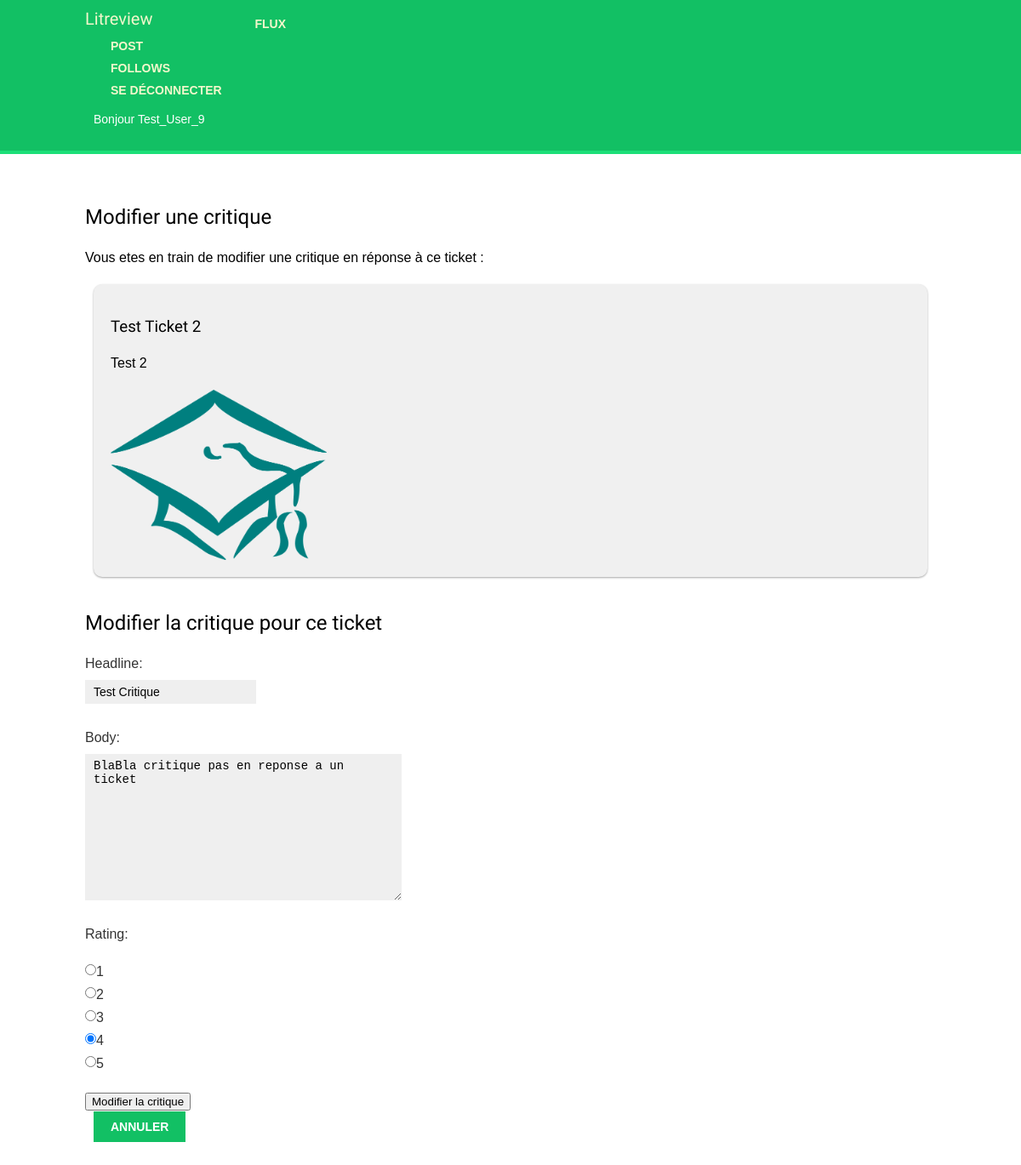
/litreview_app/update_review/4 (signed in), run on an earlier commit of the app's database.
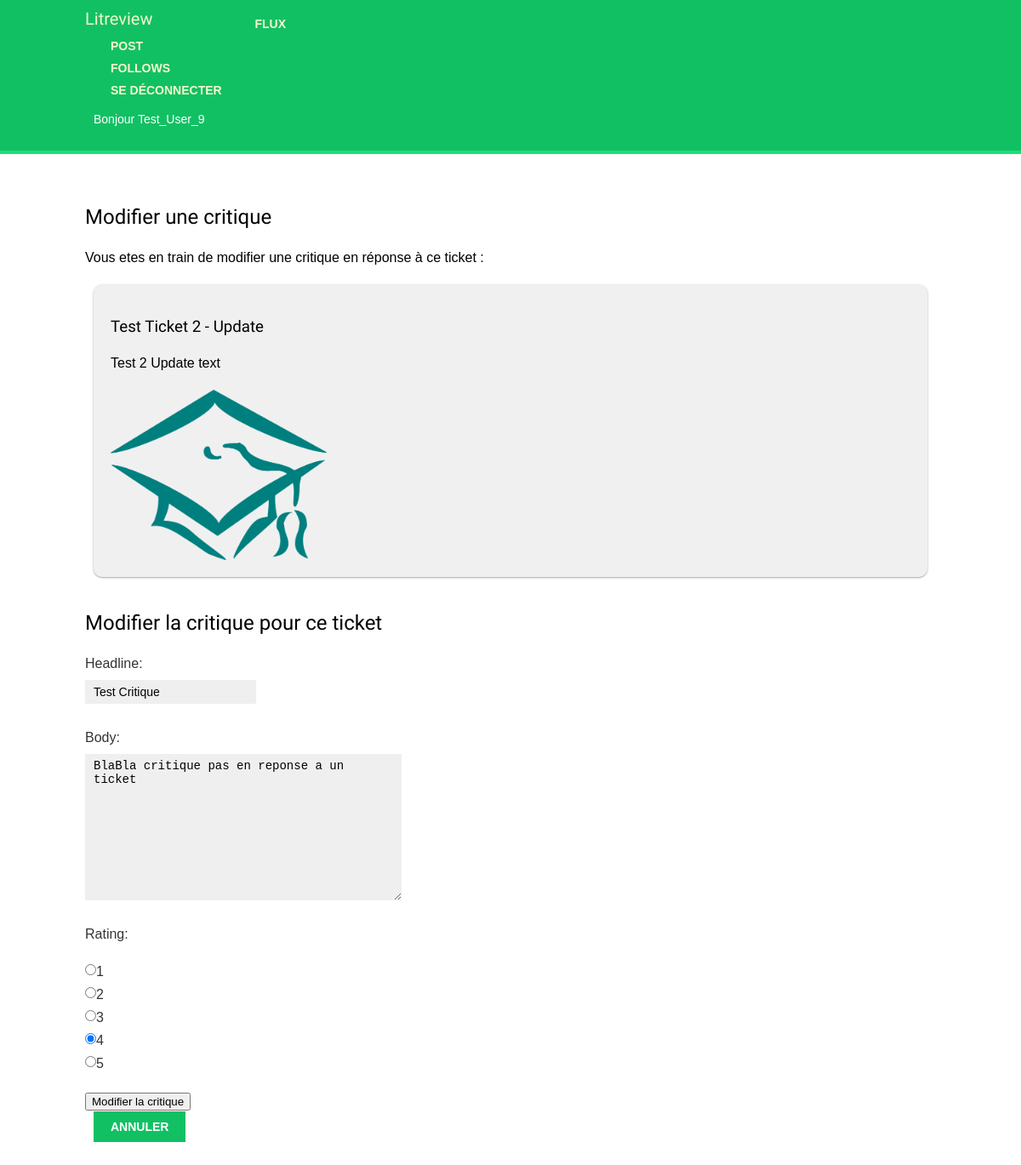
And on a later commit of the database.
### litreview_app/models.py (models this page shows)
class Ticket(models.Model):
    title = models.CharField(max_length=128)
    description = models.TextField(max_length=2048, blank=True)
    user = models.ForeignKey(settings.AUTH_USER_MODEL, on_delete=models.CASCADE)
    time_created = models.DateTimeField(auto_now_add=True)
    image = models.ImageField(null=True, blank=True, upload_to='tickets/') #Ajout du repertoire pour stocker les images

### litreview_app/views/review.py (the view)
# urls.py: path('update_review/<int:review_id>', views.update_review, name='update_review'),#Parametre1=url/Parametre2=nom fonction/Parametre3=nom template html
@login_required #Modification d'une critique en reponse a un ticket
def update_review(request, review_id):
    review = Review.objects.get(id=review_id)#Recuperation de la critique id pour ajout de critique
    ticket = review.ticket
    if request.method == 'POST':
        review_form = ReviewForm(request.POST, request.FILES, instance=review)
        if review_form.is_valid():
            new_review = review_form.save(commit=False)
            new_review.ticket = ticket  # Assuming your Review model has a foreign key to Ticket model
            new_review.user = request.user
            new_review.save()
            messages.success(request, 'Review updated successfully')
            return redirect('dashboard')
    else:
        review_form = ReviewForm(instance=review)
    context = {
        'review_form': review_form,
        'ticket': ticket
    }
    return render(request, 'litreview_app/update_review.html', context)

### litreview_app/forms.py
class ReviewForm(forms.ModelForm): #Formulaire de creation de Critique pas en reponse a un ticket (en cours)
    RATING_CHOICES = [(i, i) for i in range(1, 6)] #Affichage Radio Button
    rating = forms.ChoiceField(choices=RATING_CHOICES, widget=forms.RadioSelect)
    class Meta:
        model = Review
        fields = ('headline', 'body', 'rating',)

### litreview_app/templates/litreview_app/update_review.html (shortened to what this page needs)
{% extends "base.html" %}
{% load static %}
      {% block content %}
      <h2>Modifier une critique </h2>
        <p>Vous etes en train de modifier une critique en réponse à ce ticket :</P>
      <div class="ticket">
        <h3>{{ ticket.title }}</h3>
        <p>{{ ticket.description }}</p>
        {% if ticket.image %}
            <img src="{{ ticket.image.url }}" alt="{{ ticket.title }}" class="ticket-image">
        {% endif %}
    </div>
      <form method="post" enctype="multipart/form-data">
          <h2>Modifier la critique pour ce ticket</h2>
        {{ review_form.as_p }}
          <button type="submit">Modifier la critique</button>
    </form>
       <div class="menu-item px-5">
        <a href="{% url 'dashboard' %}" class="button">Annuler</a>
      </div>
      {% endblock %}

What changed in the data, as far as the page shows it:
changed Ticket: title "Test Ticket 2" → "Test Ticket 2 - Update"; description "Test 2" → "Test 2 Update text"
